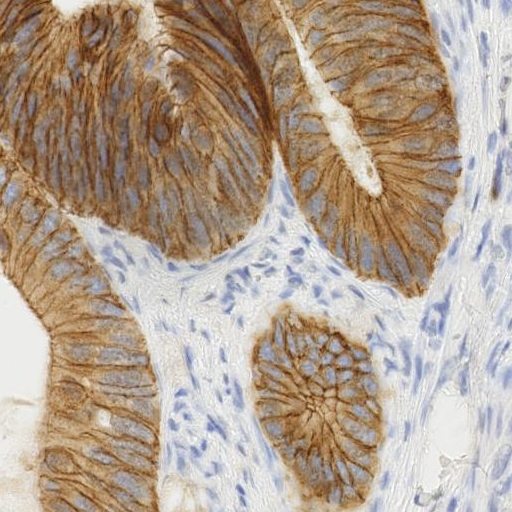
#> input picture skimage.data.immunohistochemistry(), 512 x 512 px
$ jupyter execute --allow-errors FPM_tutorial.ipynb   (shell and % lines are left out)   (older library calls are emulated)
#> lines starting #> are read from the running program, lines starting #| are printed output that depends on the picture
### generators.py
#!/usr/bin/python3
# -*- coding: utf-8 -*-

# standard python package
import itertools
import time

# third party package
import numpy as np
import matplotlib.pyplot as plt
import skimage.data as data
from skimage.io import imread, use_plugin
from skimage.transform import resize

__all__=[
    "load_pngimg",
    "generateseq",
    "generate_kvectors",
    "generate_CTF",
]

def load_pngimg(filename):
    """
    Read image from PNG file
    """
    use_plugin('pil')
    return imread(filename)

# [49 lines left out: function generateseq, not called in this run]

def generate_kvectors(arraysize,LEDgap,LEDheight):
    """"
    Create the wave vectors for the LED illumination
    """
    x = np.arange(arraysize) - np.arange(arraysize).mean()#np.arange(-arraysize/2,arraysize/2)
    y = x.copy() # suppose square array
    x*=LEDgap
    y*=LEDgap

    xy = np.array(list(itertools.product(x,y)))
    xlocation = xy[:,0]
    ylocation = xy[:,1]

    kx_relative = -np.sin(np.arctan(xlocation/LEDheight)) # create kx, ky wavevectors
    ky_relative = -np.sin(np.arctan(ylocation/LEDheight))

    return kx_relative, ky_relative

def generate_CTF(obj_shape,arraysize,waveLength,spsize,psize,NA,LEDgap,LEDheight):
    """
    Generate the coherent transfer function
    """
    ## setup the parameters for the coherent imaging system
    m,n = obj_shape # image size of the high resolution object
    resolution_factor = spsize/psize# spsize/psize = 4
    m1 = int(m/resolution_factor) # spsize/psize = 4
    n1 = int(n/resolution_factor) # image size of the final output
    k0 = 2*np.pi/waveLength
    kx_relative,ky_relative = generate_kvectors(arraysize,LEDgap,LEDheight)
    kx = k0 * kx_relative # (1,225)
    ky = k0 * ky_relative # (1,225)
    dkx = 2*np.pi/(psize*n) # sampling in the fourier space (psize*n = Lx)
    dky = 2*np.pi/(psize*m) # (psize*m = Ly)
    cutoffFrequency = NA * k0
    kmax = np.pi/spsize # Nyquist frequency using the pixel size in the CCD (image)

    # designing the coherent transfer function
    kxm = np.arange(-kmax,kmax,kmax/(n1/2)) #kmax/(n1/2) = 2*np.pi/(n1*spsize))
    kym = np.arange(-kmax,kmax,kmax/(m1/2)) #kmax/(m1/2) = 2*np.pi/(m1*spsize))
    Kxm, Kym = np.meshgrid(kxm,kym)
    CTF = (Kxm**2 + Kym**2)<cutoffFrequency**2 # coherent transfer function (64 x 64)

    return CTF,kx,dkx,ky,dky

### FPM_tutorial.ipynb
# Tutorial Fourier ptychographic microscopy

### Tutor: Julio C. da Silva (Néel Institute CNRS, Grenoble, France) /  email: julio-cesar.da-silva@neel.cnrs.fr
#### Personal webpage: https://sites.google.com/view/jcesardasilva

##### Disclaimer: This notebook is intended from educational reasons only and should not be use for professional data analysis. For the latter, there are other more efficient and complete codes available.

This code run in **Python3** and requires certain python packages, which are: **Numpy, IPython, Matplotlib, Scikit-Image**

If you do not have those packages, I suggest their installation via pip install:

    pip3 install numpy, ipython, matplotlib, scikit-image

# Ptychographic phase retrieval
This code is deeply inspired by the MATLAB code available in the book "**Fourier Ptychographic Ptychographic Imaging: A MATLAB tutorial**" by Guoan Zheng: https://iopscience.iop.org/book/978-1-6817-4273-1.pdf

This notebook uses local python routines which are in the same folder as this notebook.

[cell 1]
# standard python package
import itertools
import time

# third party packages
from IPython import display
import matplotlib.pyplot as plt
import numpy as np
import skimage.data as data
from skimage.io import imread, use_plugin
from skimage.transform import resize

# local packages
from generators import generateseq, generate_CTF, load_pngimg

## Forward FPM
This function will simulation the process of imaging of Fourier ptychography, i.e., will simulate the data acquisition.

[cell 2]
def forward_fpm(obj,arraysize,waveLength,spsize,psize,NA,LEDgap,LEDheight,epsilon=0.5,displayfigs=False):
    """
    simulate the forward imaging process of Fourier ptychography
    """

    print("Simulating the forward imaging process of Fourier ptychography...")
    ## setup the parameters for the coherent imaging system
    k0 = 2*np.pi/waveLength

    ## generate the low-pass filtered images
    m,n = obj.shape # image size of the high resolution object
    m1 = int(m/(spsize/psize)) # spsize/psize = 4
    n1 = int(n/(spsize/psize)) # image size of the final output
    imSeqLowRes = np.zeros((arraysize**2, m1, n1)) # stores output low-resolution image stack

    obj_shape = obj.shape
    CTF, kx, dkx, ky, dky= generate_CTF(obj_shape,arraysize,waveLength,spsize,psize,NA,LEDgap,LEDheight)
    objectFT = np.fft.ifftshift(np.fft.fft2(np.fft.fftshift(obj))) #(256 x 256)

    if displayfigs:
        plt.close('all')
        fig1 = plt.figure(1, figsize=(14,6))
        ax1 = fig1.add_subplot(131)
        ax2 = fig1.add_subplot(132)
        ax3 = fig1.add_subplot(133)
        display.display(plt.gcf())
        display.clear_output(wait=True)
        time.sleep(0.5)
    for ii in np.arange(arraysize**2):
        kxc = np.round(n/2+kx[ii]/dkx) #kxc = np.round(n/2+kx[0,ii]/dkx) #original
        kyc = np.round(m/2+ky[ii]/dky) #kyc = np.round(m/2+ky[0,ii]/dky) #original
        ky1 = np.round(kyc-(m1)/2.).astype('int')
        kyh = np.round(kyc+(m1)/2.).astype('int')
        kx1 = np.round(kxc-(n1)/2.).astype('int')
        kxh = np.round(kxc+(n1)/2.).astype('int')
        imSeqLowFT = (m1/m)**2 * objectFT[ky1:kyh,kx1:kxh]*CTF
        cmin = 0 #np.min(np.log(np.abs((m1/m)**2 * objectFT[ky1:kyh,kx1:kxh])))-epsilon
        cmax = np.max(np.log(np.abs((m1/m)**2 * objectFT[ky1:kyh,kx1:kxh])))
        imSeqLowRes[ii] = np.abs(np.fft.ifftshift(np.fft.ifft2(np.fft.fftshift(imSeqLowFT))))**2 # add the power 2 or not
        if displayfigs:
            if ii==0:
                im1=ax1.imshow(np.log(np.abs(imSeqLowFT)+epsilon),cmap='jet',vmin=0,vmax=cmax)
                ax1.set_title(u'Fourier transform domain. Image {}'.format(ii+1))
                im2=ax2.imshow(imSeqLowRes[ii],cmap='gray')
                ax2.set_title(u'Low resolution image {}'.format(ii+1))
                im3=ax3.imshow(np.log(np.abs(objectFT[ky1:kyh,kx1:kxh])+epsilon),cmap='jet')#,vmin=0,vmax=cmax)
                ax3.set_title(u'Full Fourier transform domain. Image {}'.format(ii+1))
            else:
                im1.set_data(np.log(np.abs(imSeqLowFT)+epsilon))
                ax1.set_title(u'Fourier transform domain. Image {}'.format(ii+1))
                im1.set_clim(cmin,cmax)
                im2.set_data(imSeqLowRes[ii])
                ax2.set_title(u'Low resolution image {}'.format(ii+1))
                im2.set_clim(imSeqLowRes[ii].min(),imSeqLowRes[ii].max())
                im3.set_data(np.log(np.abs(objectFT[ky1:kyh,kx1:kxh])+epsilon))
                ax3.set_title(u'Full Fourier transform domain. Image {}'.format(ii+1))
                #im3.set_clim(cmin,cmax)
            display.display(plt.gcf())
            display.clear_output(wait=True)
            time.sleep(0.0001)
        else:
            print('Image {}\r'.format(ii+1),end=" ")
    return imSeqLowRes

## Phase recovery in FPM
This function will carry out the phase retrieval yield the high resolution images after processing the raw (simulated) data.

[cell 3]
# [110 lines left out: function recovery_fpm, not called in this run]

## Trying the simulation and recovery

Setting the experiment parameters

[cell 4]
arraysize = 16 # size of the LED array
LEDgap = 4 # 4 mm between adjacent LEDs
LEDheight = 90 # 90 mm between the LED matrix and the sample
waveLength = 630e-9 # in m
spsize = 2.75e-6 # sampling pixel size of the CCD
psize = spsize / 4 # final pixel size of the reconstruction
NA = 0.08 # numerical aperture of the optics
epsilon = 0.5
nloop = 5#12

## Test images of the object
We will use test images and create the complex array simulation phase and amplitude of the object

[cell 5]
#### You can should which image you will use for the amplitude
#objectAmplitude = np.double(data.camera()) # cameraman
#objectAmplitude = np.double(data.coins()) # coins
objectAmplitude = np.double(data.immunohistochemistry().mean(axis=2)) # immunohistochemistry
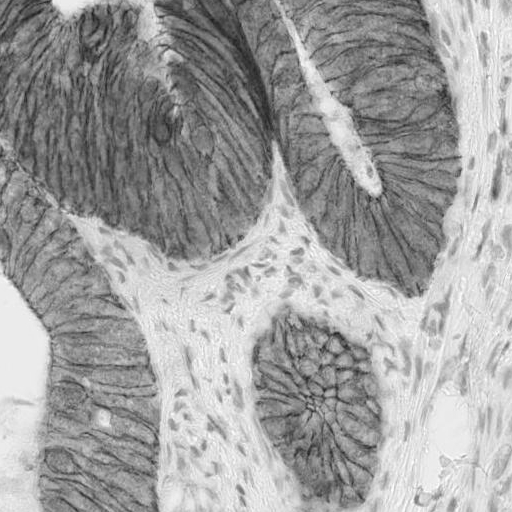
#> objectAmplitude: shape (512, 512) float64; min 29.67, max 255, mean 160.3
#objectAmplitude = np.double(data.astronaut().mean(axis=2)) # astronaut
#objectAmplitude = imresize(data.objectAmplitude,(256,256))

#### and the image for the phase
#phase = np.double(astronaut().mean(axis=2))
phase = np.double(load_pngimg('./westconcordorthophoto.png'))#.mean(axis=2))
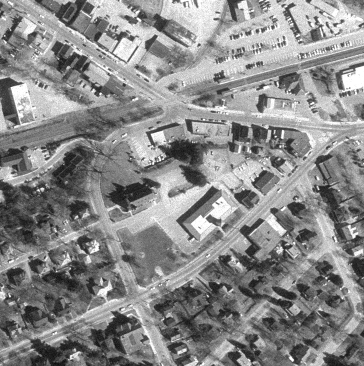
#> input picture westconcordorthophoto.png, 364 x 366 px
#> in load_pngimg, returned value is the input picture: shape (366, 364); min 13, max 255, mean 137.8
#phase = np.double(data.immunohistochemistry().mean(axis=2)) # immunohistochemistry

[cell 6]
### Resizing the image to 256 x 256 pixels
objectAmplitude = resize(objectAmplitude,(256,256), mode='reflect')#/objectAmplitude.mean()
#> objectAmplitude: shape (256, 256) float64
#phase = np.pi*imresize(phase,(256,256))/phase.max()
phase = (np.pi)*resize(phase,(256,256), mode='reflect')/phase.max()
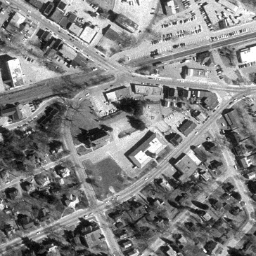
#> phase: shape (256, 256) float64; min 0.214, max 3.14, mean 1.7; drawn with min black and max white

Creating the complex array representing the object

[cell 7]
obj = objectAmplitude*np.exp(1j*phase)
m,n = obj.shape
#> m = 256; n = 256

## Displaying the object

[cell 8]
plt.close('all')
#> (the rest of this cell did not finish here and is left out)

### Simulating the Foward process

[cell 9]
disp_FIG = True # display figure
#> (the rest of this cell did not finish here and is left out)
